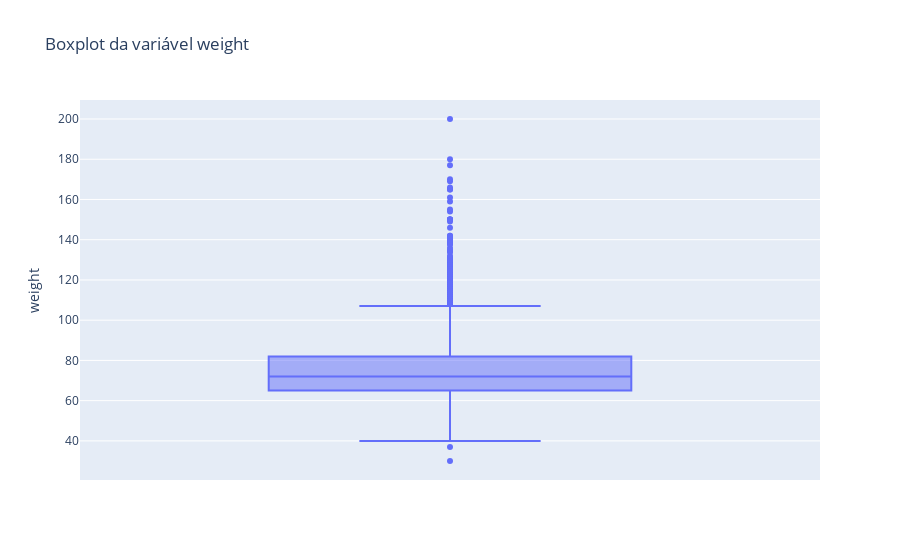

Notebook cell for this chart:
### Markdown cell above
### Variável 'Weight'  
Plotando o boxplot da variável weight, observa-se que ela também possui outliers tanto em valores superiores quanto em inferiores. Também foi plotado um histograma para verificarmos de forma mais visual a distribuição dos dados na variável.  
Para essa variável foi utilizado o método IQR, subistituindo valores. Foram substituídos os valores abaixo de 40 e acima de 120, mantendo alguns outliers acima do limite superior para posterior verificação do comportamento no modelo.

### Code cell
sns.set_style('darkgrid')

fig = px.box(base, y='weight', title='Boxplot da variável weight')
fig.show()

### Figure 1 — Plotly figure (JSON) as saved in the notebook; plotly's stock layout.template omitted (floating-point values rounded to 4 significant figures; data arrays with more than 128 entries replaced by an {"elided": "..."} marker saying what was removed)
{"data": [{"alignmentgroup": "True", "hovertemplate": "weight=%{y}<extra></extra>", "legendgroup": "", "marker": {"color": "#636efa"}, "name": "", "notched": false, "offsetgroup": "", "orientation": "v", "showlegend": false, "type": "box", "x0": " ", "xaxis": "x", "y": {"elided": "10000 int values"}, "y0": " ", "yaxis": "y"}], "layout": {"boxmode": "group", "legend": {"tracegroupgap": 0}, "title": {"text": "Boxplot da variável weight"}, "xaxis": {"anchor": "y", "domain": [0, 1]}, "yaxis": {"anchor": "x", "domain": [0, 1], "title": {"text": "weight"}}}}
